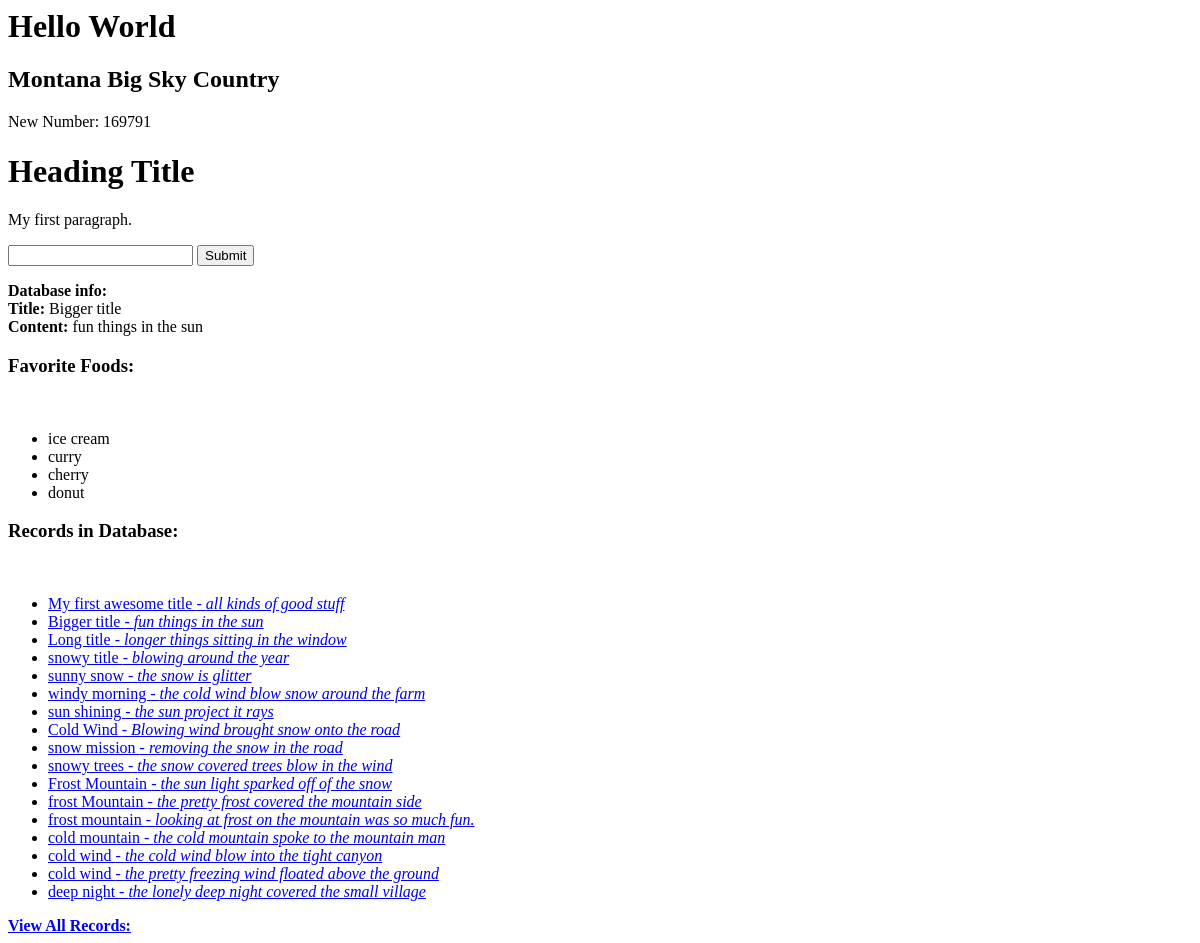
The app's page /, older data.
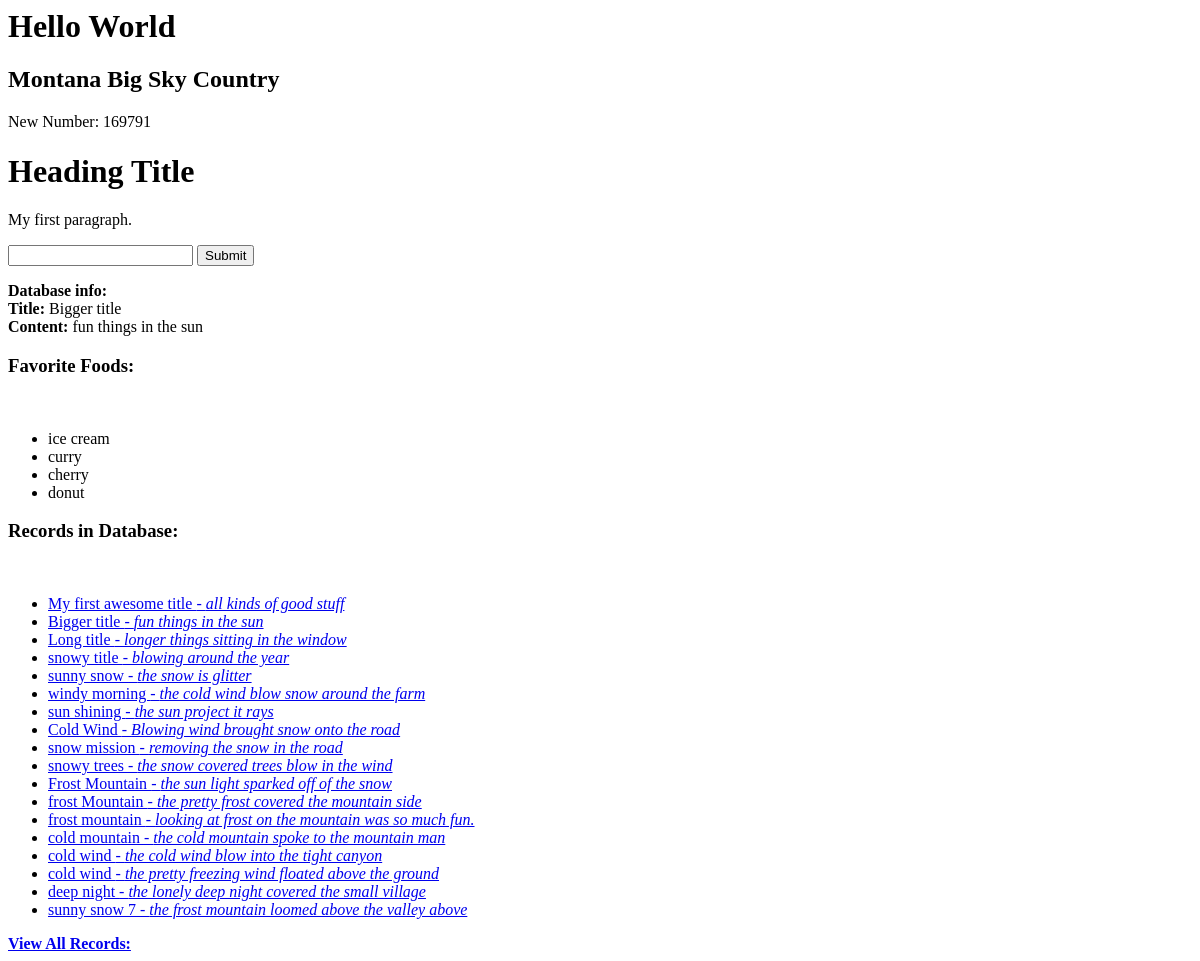
The same page, newer data.
### articles/models.py (models this page shows, shortened)
class Article(models.Model):
    user = models.ForeignKey("auth.User", blank=True, null=True, on_delete=models.SET_NULL)
    title = models.CharField(max_length=120)
    slug = models.SlugField( unique=True, blank=True, null=True)
    content = models.TextField()
    timestamp = models.DateTimeField(auto_now_add=True)
    updated = models.DateTimeField(auto_now=True)
    publish = models.DateField(auto_now=False, auto_now_add=False, default=timezone.now)
    objects = ArticleManager()
    def get_absolute_url(self):
        return reverse("article-detail", kwargs={"slug":self.slug} )

### my_demo/views.py (the view)
# urls.py: path('', home_view), #index page, home
def home_view(request):
    random_int = random.randint(10, 500010)
    database_rec = Article.objects.get(id=2)
    favorite_food = ['ice cream','curry','cherry','donut']
    all_records = Article.objects.all()
    database_rec_dict = {
        'title': database_rec.title,
        'content': database_rec.content,
        'id': database_rec.id,
        'foods': favorite_food,
        'records': all_records
    }
    new_database_str = render_to_string('home-view.html', context = database_rec_dict)
    new_return_str = f'{HTML_STRING} New Number: {random_int}<br>'
    new_return_str += new_database_str
    return HttpResponse(new_return_str)

### articles/models.py (called while the page is built)
    def get_queryset(self):
        return ArticleQuerySet(self.model, using=self._db )

### templates/home-view.html
{% extends "base.html" %}
{% block content %}
<b>Database info:</b>
<br>
<b>Title:</b> {{title}}<br>
<b>Content:</b> {{content}}
<h3> Favorite Foods:</h3><br>
<ul>
    {% for name in foods %}
    <li>
        {{name}}
    </li>
    {% endfor %}
</ul>
<h3> Records in Database:</h3><br>
<ul>
    {% for name in records %}
    <li>
        <a href="{{ name.get_absolute_url }}">
            {{name.title}} - <i>{{name.content}}</i>
        </a>
    </li>
    {% endfor %}
</ul>
<b>
    <a href="/articles/all">
        View All Records:
    </a>
</b>
{% endblock content %}

Row changes from the older to the newer data that the page shows:
added Article: title "sunny snow 7", content "the frost mountain loomed above the valley above"
